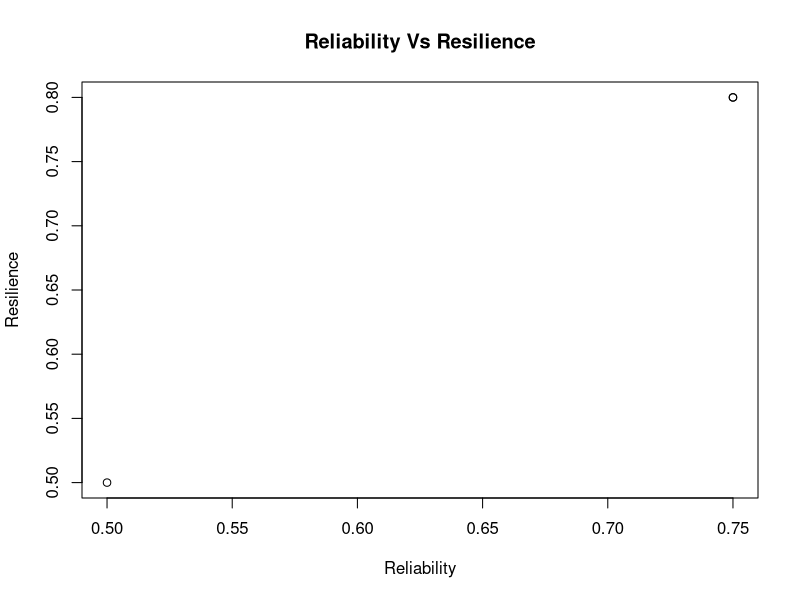

Generate this figure with R:
## ---- chunk 1
knitr::opts_chunk$set(echo = TRUE)
## ---- chunk 2
library(plyr)
library(scatterplot3d)
rm(list = ls())
timesteps = 20
Num_of_traces = 3
Reliability_Target <- 0.7
Initial_Year_Def_NoDef = 0 # If the initial year starts with No Deficit then, Initial_seed = 0, Otherwise Initial_seed = 1 
Vulnerability = 20
EMV_No_Def = 100
## ---- chunk 3
Counter_reliability = 1
Number_of_cycles = 9
Num_of_TimeSteps = timesteps + 1
set.seed(150)
# The line below generates n number of random numbers
dat = runif(Num_of_TimeSteps*Num_of_traces, 0, 1)
# Creating the matrix that will be filled
Matrix_Def_NoDef <- matrix (data = dat, nrow = Num_of_TimeSteps, ncol = Num_of_traces)
colnames(Matrix_Def_NoDef) <- paste("Trace", 1:Num_of_traces)
Matrix_Reliability <- matrix(data = NA, nrow = Num_of_traces, ncol = 1)
colnames(Matrix_Reliability) <- c("Reliability")
Matrix_Count_Resilience <- matrix(data = NA, nrow = timesteps, ncol = Num_of_traces)
colnames(Matrix_Count_Resilience) <- paste("Trace", 1:Num_of_traces)
Matrix_Resilience <- matrix(data = NA, nrow = Num_of_traces, ncol = 1)
colnames(Matrix_Resilience) <- c("Resilience")
Matrix_Count_Fragility <- matrix(data = NA, nrow = timesteps, ncol = Num_of_traces)
colnames(Matrix_Count_Fragility) <- paste("Trace", 1:Num_of_traces)
Matrix_Fragility <- matrix(data = NA, nrow = Num_of_traces, ncol = 1)
colnames(Matrix_Fragility) <- c("Fragility")
Matrix_EMV <- matrix(data = NA, nrow = Num_of_traces, ncol = 1)
colnames(Matrix_EMV) <- c("EMV")
Matrix_Reliability_All <- matrix(data = NA, nrow = Num_of_traces, ncol = Number_of_cycles)
Matrix_Resilience_All <- matrix(data = NA, nrow = Num_of_traces, ncol = Number_of_cycles)
Matrix_Fragility_All <- matrix(data = NA, nrow = Num_of_traces, ncol = Number_of_cycles)
Matrix_EMV_All <- matrix(data = NA, nrow = Num_of_traces, ncol = Number_of_cycles)
## ---- chunk 4
#for (Counter_reliability in 1:9)
#{
# Deficit = 1, No Deficit = 0
Matrix_Def_NoDef <- ifelse(Matrix_Def_NoDef <= Reliability_Target, 0, 1)
Matrix_Def_NoDef[1,] <- Initial_Year_Def_NoDef
Matrix_Total_Def <- matrix(data = colSums(Matrix_Def_NoDef ==1)- ifelse((Initial_Year_Def_NoDef==1),1,0) )
colnames(Matrix_Total_Def) <- c("Number of Deficits")
## ---- chunk 5
Matrix_Reliability <- ((timesteps - Matrix_Total_Def)/timesteps)
colnames(Matrix_Reliability) <- c("Reliability")
Matrix_Reliability
## ---- chunk 6
for (j in 1:Num_of_traces){
  for(i in 1:timesteps)
  {Matrix_Count_Resilience[i,j] = ifelse((Matrix_Def_NoDef[i,j] == 1)&(Matrix_Def_NoDef[i+1,j]==0),1,0)}}
Matrix_Total_Count_Resil <- matrix(data = colSums(Matrix_Count_Resilience !=0))
#for(i in 1:Num_of_traces)
#    {Matrix_Resilience[i,] = Matrix_Total_Count_Resil[i,]/Matrix_Total_Def[i,] }
for(i in 1:Num_of_traces)
{Matrix_Resilience[i,] = ifelse((Matrix_Total_Def[i,]==timesteps),0,ifelse( (Matrix_Total_Def[i,]==0),1,ifelse((Matrix_Total_Def[i,]==1)&(Matrix_Def_NoDef[timesteps,i]==1),1,ifelse((Matrix_Total_Def[i,]==timesteps-1)&(Matrix_Def_NoDef[1,i]==0),0,Matrix_Total_Count_Resil[i,]/Matrix_Total_Def[i,]))))}
Matrix_Resilience
## ---- chunk 7
for (j in 1:Num_of_traces){
  for(i in 1:timesteps)
  {Matrix_Count_Fragility[i,j] = ifelse((Matrix_Def_NoDef[i,j] == 0)&(Matrix_Def_NoDef[i+1,j]==1),1,0)}}
Matrix_Total_Count_Fragility <- matrix(data = colSums(Matrix_Count_Fragility !=0))
colnames(Matrix_Total_Count_Fragility) <- paste("Number of Fragility")
Matrix_Total_No_Def <- matrix(data = colSums(Matrix_Def_NoDef ==0)- ifelse((Initial_Year_Def_NoDef==0),1,0))
colnames(Matrix_Total_No_Def) <- c("Number of No Deficits")
for(i in 1:Num_of_traces)
{Matrix_Fragility[i,] = ifelse((Matrix_Total_Def[i,]==timesteps),1,ifelse( (Matrix_Total_Def[i,]==0),0,ifelse((Matrix_Total_Def[i,]==timesteps-1)&(Matrix_Def_NoDef[timesteps,i]==0),1,ifelse((Matrix_Total_Def[i,]==1)&(Matrix_Def_NoDef[1,i]==1),0,Matrix_Total_Count_Fragility[i,]/Matrix_Total_No_Def[i,]))))}
Matrix_Fragility
## ---- chunk 8
for(i in 1:Num_of_traces)
{Matrix_EMV[i,] = 
  ((Matrix_Reliability[i,]*(1-Matrix_Fragility[i,]))*(EMV_No_Def*2)+
  (Matrix_Reliability[i,]*Matrix_Fragility[i,])*(EMV_No_Def+(EMV_No_Def-Vulnerability))+
  ((1-Matrix_Reliability[i,])*Matrix_Resilience[i,])*((EMV_No_Def-Vulnerability)+EMV_No_Def)+
  ((1-Matrix_Reliability[i,])*(1-Matrix_Resilience[i,]))*((EMV_No_Def-Vulnerability)*2))/2
}
Matrix_EMV
## ---- chunk 9
Matrix_Reliability_All[,Counter_reliability] <- matrix (data = Matrix_Reliability)
Matrix_Resilience_All[,Counter_reliability] <- matrix (data = Matrix_Resilience)
Matrix_Fragility_All[,Counter_reliability] <- matrix (data = Matrix_Fragility) 
Matrix_EMV_All[,Counter_reliability] <- matrix (data = Matrix_EMV) 
## ---- chunk 10
Matrix_Resil_Min <- matrix(data = NA, nrow = timesteps, ncol = 1)
for(i in 1:timesteps){Matrix_Resil_Min[i,] = (1/i) }
Matrix_Resil_Max <- matrix(data = NA, nrow = timesteps, ncol = 1)
for(i in 1:timesteps){Matrix_Resil_Max[i,] = min(1,(timesteps-i)/i)}
Matrix_Reliab_Min_Max <- matrix(data = NA, nrow = timesteps, ncol = 1)
for(i in 1:timesteps){Matrix_Reliab_Min_Max[i,] = (1 - i/timesteps) }

Matrix_Resil_Min
Matrix_Resil_Max
Matrix_Reliab_Min_Max

## ---- chunk 11
plot(Matrix_Reliability_All,Matrix_Resilience_All,main="Reliability Vs Resilience",xlab="Reliability",ylab="Resilience")
